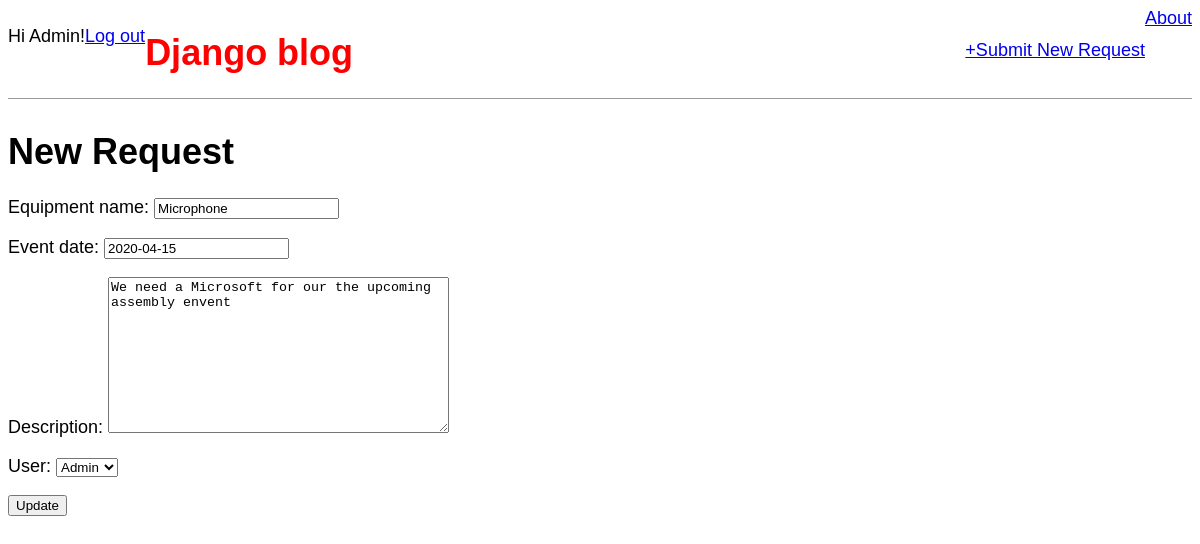
/index/request/4/edit/ (signed in), run on the app's committed database.
### tickets/models.py (models this page shows, shortened)
class Request(models.Model):
    equipment_name=models.CharField(max_length=60)
    event_date=models.DateField()
    description=models.TextField()
    user=models.ForeignKey(get_user_model(), on_delete=models.CASCADE)

### tickets/views.py (the view)
# urls.py: path('request/<int:pk>/edit/', RequestUpdateView.as_view(), name='edit_request'),
class RequestUpdateView(UpdateView):
    model = Request
    template_name = 'edit_request.html'
    fields = '__all__'

### templates/edit_request.html
{% extends 'base.html' %}
{% block content %}
<h1>New Request</h1>
<form action="" method="post">{% csrf_token %}
    {{ form.as_p }}
    <input type="submit" value="Update" />
</form>
{% endblock content %}

### templates/base.html (shortened to what this page needs)
{% load static %}
<html>
<head>
    <link href="{% static 'css/base.css' %}" rel="stylesheet">
</head>
<body>
    <header>
        {% if user.is_authenticated %}
        <p>Hi {{ user.username }}!</p>
        <p><a href="{% url 'logout' %}">Log out</a></p>
        {% else %}
        <p>You are not logged in.</p>
        <a href="{% url 'login' %}">Log In</a>
        {% endif %}
        <div class="nav-left">
            <h1><a href="{% url 'index' %}">Django blog</a></h1>
        </div>
        <div class="nav-right">
            <a href="{% url 'new_request' %}">+Submit New Request</a>
        </div>
        <div>
            <a href="{% url 'about' %}">About</a>
        </div>
    </header>
    {% block content %}
    {% endblock content %}
</body>
</html>

### static/css/base.css (style rules this page uses)
body { font-family: 'Source Sans Pro', sans-serif; font-size:18px; }
header { border-bottom: 1px solid #999; margin-bottom: 2rem; display: flex; }
header h1 a { color: red; text-decoration: none; }
.nav-left { margin-right: auto; }
.nav-right { display: flex; padding-top:2rem; }

### data on the page
Request: equipment_name "Microphone", event_date "2020-04-15", description "We need a Microsoft for our the upcoming assembly envent", user "Admin"

### other printed values
{{ user.username }} "Admin"
